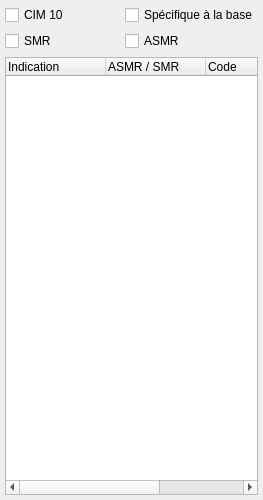
<?xml version="1.0" encoding="UTF-8"?>
<ui version="4.0">
 <class>C_PopupDial_IndicationChoice</class>
 <widget class="QWidget" name="C_PopupDial_IndicationChoice">
  <property name="geometry">
   <rect>
    <x>0</x>
    <y>0</y>
    <width>263</width>
    <height>500</height>
   </rect>
  </property>
  <property name="windowTitle">
   <string>Form</string>
  </property>
  <layout class="QGridLayout" name="gridLayout">
   <property name="margin">
    <number>5</number>
   </property>
   <item row="0" column="0">
    <widget class="QCheckBox" name="checkBox_IndicationCIM10">
     <property name="whatsThis">
      <string>Evaluer les indications codées avec le CIM10</string>
     </property>
     <property name="text">
      <string>CIM 10</string>
     </property>
    </widget>
   </item>
   <item row="0" column="1">
    <widget class="QCheckBox" name="checkBox_IndicationBDM">
     <property name="whatsThis">
      <string>Evaluer les indications spécifiques à l'implémentation commerciale des données</string>
     </property>
     <property name="text">
      <string>Spécifique à la base</string>
     </property>
    </widget>
   </item>
   <item row="1" column="0">
    <widget class="QCheckBox" name="checkBox_SMR">
     <property name="toolTip">
      <string>Evaluer le SMR (service médical rendu)</string>
     </property>
     <property name="whatsThis">
      <string>Evaluer le SMR (service médical rendu)</string>
     </property>
     <property name="text">
      <string>SMR</string>
     </property>
    </widget>
   </item>
   <item row="1" column="1">
    <widget class="QCheckBox" name="checkBox_ASMR">
     <property name="whatsThis">
      <string>Evaluer l'ASMR (l'ajout de service médical rendu)</string>
     </property>
     <property name="text">
      <string>ASMR</string>
     </property>
    </widget>
   </item>
   <item row="2" column="0" colspan="2">
    <widget class="QTreeWidget" name="treeWidget_Indications">
     <property name="rootIsDecorated">
      <bool>false</bool>
     </property>
     <column>
      <property name="text">
       <string>Indication</string>
      </property>
     </column>
     <column>
      <property name="text">
       <string>ASMR / SMR</string>
      </property>
     </column>
     <column>
      <property name="text">
       <string>Code</string>
      </property>
     </column>
     <column>
      <property name="text">
       <string>type</string>
      </property>
     </column>
     <column>
      <property name="text">
       <string/>
      </property>
     </column>
    </widget>
   </item>
  </layout>
 </widget>
 <resources/>
 <connections/>
</ui>
